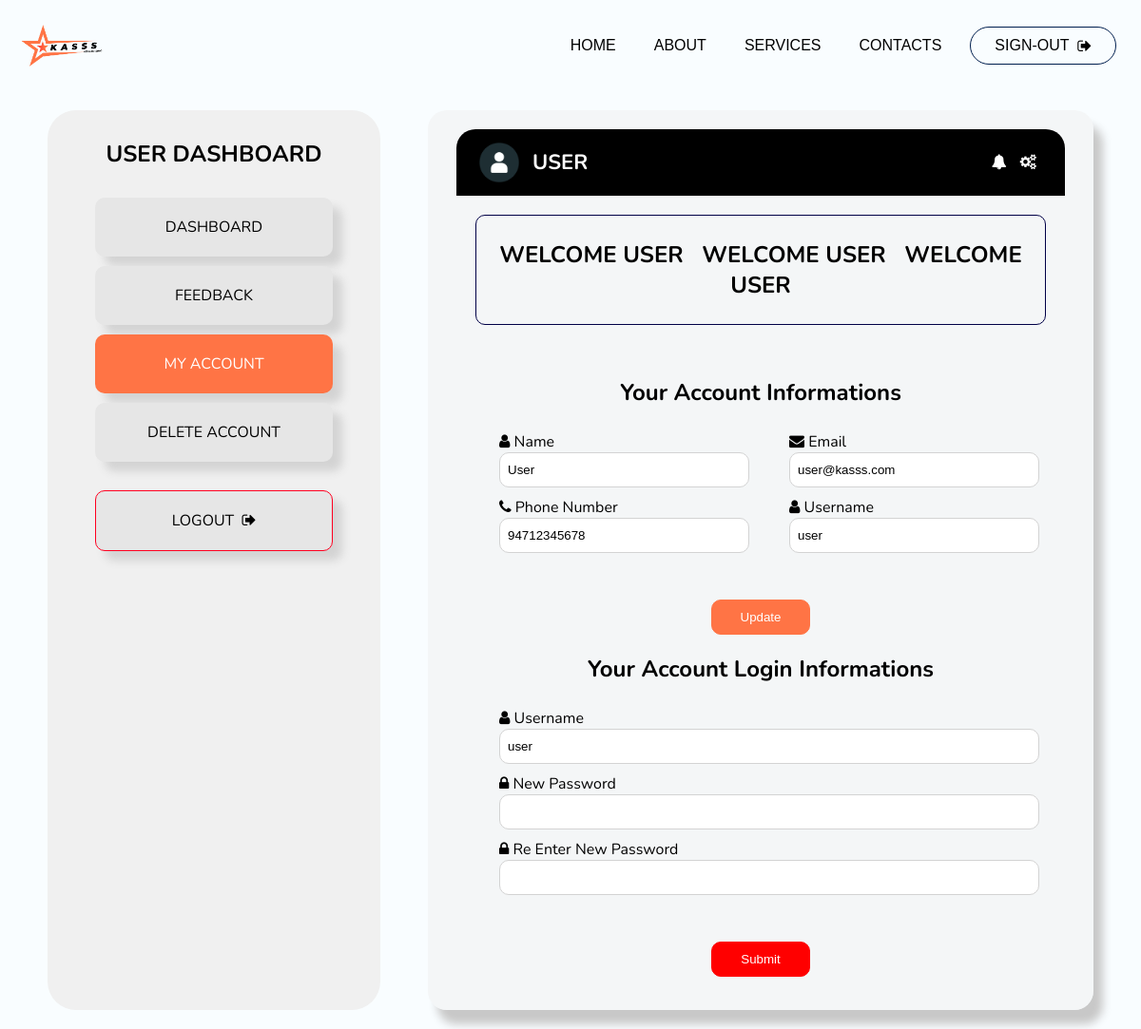
The app's page /user/profile.php (signed in) with its own data.
### tables this page shows
CREATE TABLE `users` (
  `id` int(11) NOT NULL,
  `name` varchar(255) NOT NULL,
  `email` varchar(255) NOT NULL,
  `phoneNumber` varchar(20) NOT NULL,
  `username` varchar(50) NOT NULL,
  `password` varchar(255) NOT NULL,
  `feedback` int(11) NOT NULL DEFAULT 0,
  `post` text NOT NULL DEFAULT 'customer'
);

### user/profile.php (the view, shortened to what this page needs)
<?php
$id = $_SESSION['userid'];
$email = $_SESSION['email'];
require_once('../config.php');
$sql = mysqli_query($conn,"SELECT * FROM users WHERE id='$id' AND email = '$email';");
$row = mysqli_fetch_assoc($sql);
?>
<!DOCTYPE html>
<html>
<head>
	<link rel="stylesheet" type="text/css" href="css/profile_style.css">
	<link rel="stylesheet" href="https://cdnjs.cloudflare.com/ajax/libs/font-awesome/4.7.0/css/font-awesome.min.css">
</head>
<body>
    <header class="header">
        <div class="brand">
            <img src="../content/images/logo-width.png" alt="logo" class="brand-logo">
        </div>
        <nav class="navbar" id="navMenu">
            <div class="nav-content">
                <a href="../index.php" class="nav-item">Home</a>
                <a href="../about.php" class="nav-item">About</a>
                <a href="../services.php" class="nav-item">Services</a>
                <a href="../contacts.php" class="nav-item">Contacts</a>
                <a href="logout.php" class="nav-item nav-button">Sign-out &nbsp<i class="fa fa-sign-out"></i></a>
            </div>
        </nav>
    </header>
    <main>
        <div class="container">
            <div class="side-nav">
                <h2>User Dashboard</h2>
                <ul class="side-nav-bar">
                    <a href="index.php" class="side-nav-link"><li class="side-nav-item ">Dashboard</li></a>
                    <a href="feedback.php" class="side-nav-link"><li class="side-nav-item">Feedback</li></a>
                    <a href="profile.php" class="side-nav-link"><li class="side-nav-item sub-active">My Account</li></a>
                    <a href="delete.php" class="side-nav-link"><li class="side-nav-item">Delete Account</li></a>
                    <a href="logout.php" class="side-nav-link"><li class="side-nav-item side-nav-logout">Logout &nbsp<i class="fa fa-sign-out"></i></li></a>
                </ul>
            </div>
            <div class="content">
                <div class="top">
                    <div class="account">
                        <img src="images/avatar.png" alt="user avatar">
                        <h3><?php echo $row['username']; ?></h3>
                    </div>
                    <div class="icons">
                        <i class="fa fa-bell"></i>
                        <a href="profile.php" style="color: white;"><i class="fa fa-cogs"></i></a>
                    </div>
                </div>
                <div class="middle">
                    <div class="box">
                        <marquee>
                            <h2> Welcome <?php echo $row['name']; ?>  &nbsp Welcome <?php echo $row['name']; ?> &nbsp Welcome <?php echo $row['name']; ?></h2>
                        </marquee>
                    </div>
                </div>
                <div class="bottom">
                    <div class="account_details">
                        <form action="update.php" method="POST">
                            <h2 style="text-align: center;padding: 20px 0px;">Your Account Informations</h2>
                            <div class="row_details">
                                <div class="form-group">
                                    <label for="name"><i class="fa fa-user"></i> Name</label><br>
                                    <input type="text" id="name" name="name" value="<?php echo $row['name']; ?>" required>
                                </div>
                                <div class="form-group">
                                    <label for="email"><i class="fa fa-envelope"></i> Email</label><br>
                                    <input type="email" id="email" name="email" value="<?php echo $row['email']; ?>" required>
                                </div>
                            </div>
                            <div class="row_details">
                                <div class="form-group">
                                    <label for="phonenumber"><i class="fa fa-phone"></i> Phone Number</label><br>
                                    <input type="text"  name="phonenumber" value="<?php echo $row['phoneNumber']; ?>" required>
                                </div>
                                <div class="form-group">
                                    <label for="username"><i class="fa fa-user"></i> Username</label><br>
                                    <input type="text"  name="username" value="<?php echo $row['username']; ?>" required>
                                </div>
                            </div>
                            <br><br>
                            <input type="submit" name="acc_submit" class="update-btn" value="Update">
                        </form>
                        <form action="update.php" method="POST">
                            <h2 style="text-align: center;padding: 20px 0px;">Your Account Login Informations</h2>
                            <div class="form-group-login">
                                <label for="username"><i class="fa fa-user"></i> Username</label><br>
                                <input type="text" id="username" name="username" value="<?php echo $row['username']; ?>" required>
                            </div>
                            <div class="form-group-login">
                                <label for="password"><i class="fa fa-lock"></i> New Password</label><br>
                                <input type="password" id="password" name="password" required>
                            </div>
                            <div class="form-group-login">
                                <label for="repassword"><i class="fa fa-lock"></i> Re Enter New Password</label><br>
                                <input type="password" id="repassword" name="repassword"  required>
                            </div>
                            <br><br>
                            <input type="submit" name="login_update" class="login_update-btn">
                        </form>
                    </div>
                </div>
            </div>
        </div>
    </main>
</body>
</html>

### user/css/profile_style.css (style rules this page uses)
:root { --primary-blue: #3D5A80; --light-blue: #6D98BA; --dark-blue: #001e4e; --gray: #A8BACC; --yellow: #FFD166; --green: #4CAF50; --red: #E57373; --logo1: #ff7445; }
* { margin: 0; }
body { background-color: rgb(249, 253, 255); font-family: "Nunito", sans-serif; }
.header { display: flex; justify-content: space-between; align-items: center; padding: 1rem; height: 8vh; }
.brand { display: flex; align-items: center; }
.brand-logo { height: 15%; width: 100px; }
.navbar { display: flex; align-items: center; flex: 1; justify-content: flex-end; }
.nav-content { display: flex; align-items: center; }
.nav-item { color: #000000; text-decoration: none; padding: 20px 10px; height: 100%; display: flex; align-items: center; font-family: sans-serif; font-size: 16px; margin: 0px 10px; text-transform: uppercase; }
.nav-item.nav-button { background-color: transparent; border-radius: 30px; border: var(--dark-blue) 1px solid; padding: 10px 25px; text-align: center; color: #000000; }
.container { display: flex; }
.side-nav { width: 250px; padding: 30px 50px; margin: 20px 50px; background-color: rgb(240, 240, 240); border-radius: 30px; min-height: 70vh; }
.side-nav h2 { text-align: center; text-transform: uppercase; }
.side-nav-bar { list-style: none; margin-block-start: 0em; margin-block-end: 0em; margin-inline-start: 0px; margin-inline-end: 0px; padding-inline-start: 0px; margin-top: 30px; }
.side-nav-bar .side-nav-item { padding: 20px 20px; text-align: center; background-color: rgb(230, 230, 230); margin-top: 10px; border-radius: 10px; box-shadow: lightgray 10px 10px 10px; color: black; }
.side-nav-link { text-decoration: none; text-transform: uppercase; }
.side-nav-item.sub-active { background-color: var(--logo1) !important; color: white; }
.side-nav-item.side-nav-logout { margin-top: 30px; padding: 20px 20px; text-align: center; border-radius: 10px; box-shadow: lightgray 10px 10px 10px; border: #ff0020 solid 1px; }
.content { flex: 1; background-color: rgba(240, 240, 240, 0.5); width: 100%; padding: 20px 30px; margin-top: 20px; margin-right: 50px; margin-bottom: 20px; border-radius: 20px; box-shadow: rgb(200, 200, 200) 10px 15px 10px; }
.content .top { display: flex; justify-content: space-between; align-items: center; background-color: black; padding: 10px 20px; border-top-left-radius: 20px; border-top-right-radius:20px }
.content .top .account { display: flex; align-items: center; }
.account img { width: 50px; height: 50px; border-radius: 50%; margin-right: 10px; }
.account h3 { color: white; font-size: 22px; text-transform: uppercase; }
.top .icons { color: white; }
.icons i { cursor: pointer; margin-right: 10px; }
.middle { display: flex; flex-direction: row; justify-content: space-between; align-items: center; padding: 20px; }
.middle .box { width: 100%; padding: 25px 10px; text-align: center; border: 1px solid rgb(0, 0, 70); border-radius: 10px; text-transform: uppercase; }
.account_details { padding: 15px; }
.account_details .row_details { display:flex; }
.form-group { width: 50%; padding: 5px 30px; }
.form-group-login { padding: 5px 30px; }
.form-group-login input { width: 100%; outline: none; border: lightgray 1px solid; border-radius: 10px; padding: 10px 8px; }
.form-group input { width: 100%; outline: none; border: lightgray 1px solid; border-radius: 10px; padding: 10px 8px; }
.update-btn { margin-top: 80px; padding: 10px 30px; background-color: var(--logo1); border: var(--logo1) 1px solid; border-radius: 10px; display: block; margin: auto; color: white; }
.login_update-btn { margin-top: 80px; padding: 10px 30px; background-color: red; border:red 1px solid; border-radius: 10px; display: block; margin: auto; color: #fff; }

### records on screen
users: username "USER", name "USER", name "User", email "user@kasss.com", phonenumber "94712345678", username "user"
